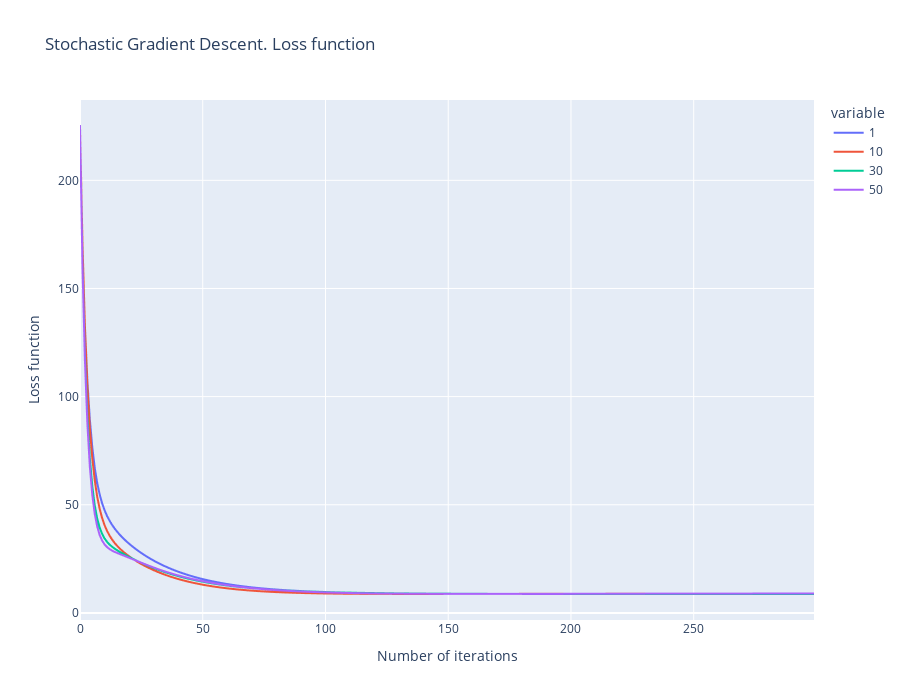

Here is the notebook cell this chart was saved with:
### Markdown cell above
### Gradient descent with random batches (SGD)

### Code cell
optimiser = GradientOptimiser()

losses= {}
for nbatches in [1, 10, 30, 50]:

  optimiser.coeffs = None
  optimiser.fit(X, y, lr = 1e-2 , max_iter=300, method = 'sgd', nbatches= nbatches)

  losses.setdefault (nbatches, optimiser.get_mseloss())

for k,v in losses.items():
    # print (f'Number of batches: {k}, MSE:{round(min(v),3)}')
    print (f'Number of batches: {k}, MSE:{round(v[-1],3)}')
plot_losses(losses, title= 'Stochastic Gradient Descent. Loss function')

### Figure 1 — Plotly figure (JSON) as saved in the notebook; plotly's stock layout.template omitted (floating-point values rounded to 4 significant figures; data arrays with more than 128 entries replaced by an {"elided": "..."} marker saying what was removed)
{"data": [{"hovertemplate": "variable=1<br>index=%{x}<br>value=%{y}<extra></extra>", "legendgroup": "1", "line": {"color": "#636efa", "dash": "solid"}, "marker": {"symbol": "circle"}, "mode": "lines", "name": "1", "showlegend": true, "type": "scattergl", "x": {"elided": "300 int values"}, "xaxis": "x", "y": {"elided": "300 float values"}, "yaxis": "y"}, {"hovertemplate": "variable=10<br>index=%{x}<br>value=%{y}<extra></extra>", "legendgroup": "10", "line": {"color": "#EF553B", "dash": "solid"}, "marker": {"symbol": "circle"}, "mode": "lines", "name": "10", "showlegend": true, "type": "scattergl", "x": {"elided": "300 int values"}, "xaxis": "x", "y": {"elided": "300 float values"}, "yaxis": "y"}, {"hovertemplate": "variable=30<br>index=%{x}<br>value=%{y}<extra></extra>", "legendgroup": "30", "line": {"color": "#00cc96", "dash": "solid"}, "marker": {"symbol": "circle"}, "mode": "lines", "name": "30", "showlegend": true, "type": "scattergl", "x": {"elided": "300 int values"}, "xaxis": "x", "y": {"elided": "300 float values"}, "yaxis": "y"}, {"hovertemplate": "variable=50<br>index=%{x}<br>value=%{y}<extra></extra>", "legendgroup": "50", "line": {"color": "#ab63fa", "dash": "solid"}, "marker": {"symbol": "circle"}, "mode": "lines", "name": "50", "showlegend": true, "type": "scattergl", "x": {"elided": "300 int values"}, "xaxis": "x", "y": {"elided": "300 float values"}, "yaxis": "y"}], "layout": {"height": 700, "legend": {"title": {"text": "variable"}, "tracegroupgap": 0}, "title": {"text": "Stochastic Gradient Descent. Loss function"}, "xaxis": {"anchor": "y", "domain": [0, 1], "title": {"text": "Number of iterations"}}, "yaxis": {"anchor": "x", "domain": [0, 1], "title": {"text": "Loss function"}}}}
